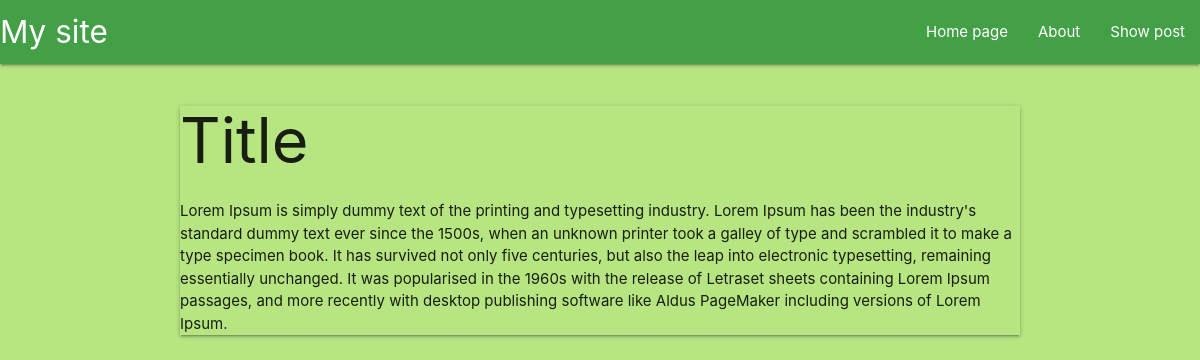
Screenshot of /post/2 with the database file from the repository.
### main/models.py (models this page shows)
class Post(models.Model):
    title = models.CharField(max_length=50)
    text = models.TextField()
    date_of_creation = models.DateTimeField(default = timezone.now)

### main/views.py (the view)
# urls.py: path('post/<int:post_id>', views.show_one_post, name='one_post')
def show_one_post(request, post_id):
    _post = get_object_or_404(Post, id = post_id)
    return render(request, 'one_post.html', {'post':_post})

### main/templates/one_post.html
{% extends 'base_html.html' %}
{%block content%}
<div class = "container z-depth-1">
    <h1>{{post.title}}</h1>
    <p>{{post.text}}</p>
</div>
{% endblock %}

### main/static/css/main.css (style rules this page uses)
body { background: rgb(182, 229, 129); }

### rows the page displays
Post: title "Title", text "Lorem Ipsum is simply dummy text of the printing and typesetting industry. Lorem Ipsum has been the industry's standard dummy text ever since the 1500s, when an unknown printer took a galley of type and scrambled it to make a type specimen book. It has survived not only five centuries, but also the leap into electronic typesetting, remaining essentially unchanged. It was popularised in the 1960s with the release of Letraset sheets containing Lorem Ipsum passages, and more recently with desktop publishing software like Aldus PageMaker including versions of Lorem Ipsum."
